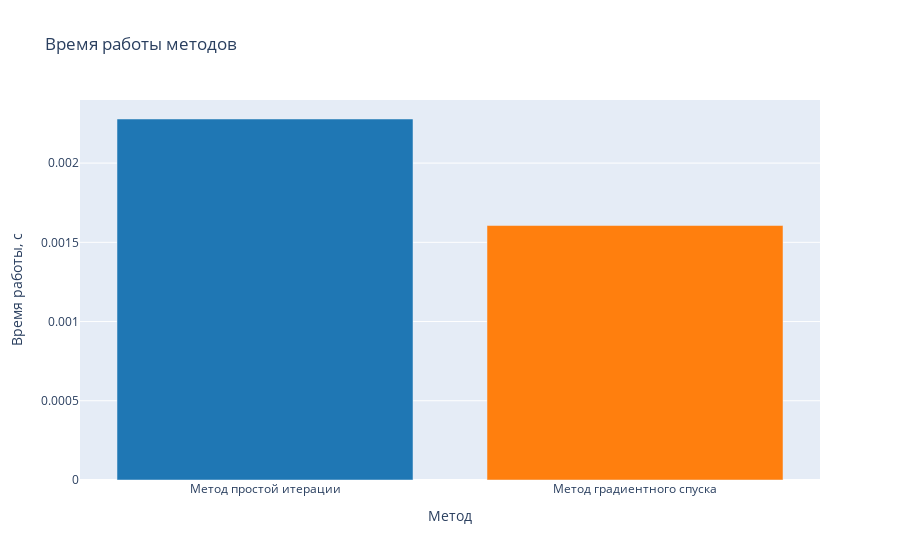

The notebook cell saved with this chart:
### Code cell
go.Figure(
    data=[
        go.Bar(
            x=["Метод простой итерации", "Метод градиентного спуска"],
            y=[simple_iteration_time, gradient_descent_time],
            name="Время работы",
            marker=dict(
                color=["#1f77b4", "#ff7f0e"],
            ),
        ),
    ],
    layout=go.Layout(
        title="Время работы методов",
        xaxis_title="Метод",
        yaxis_title="Время работы, с",
    ),
).show()

### Figure 1 — Plotly figure (JSON) as saved in the notebook; plotly's stock layout.template omitted (floating-point values rounded to 4 significant figures)
{"data": [{"marker": {"color": ["#1f77b4", "#ff7f0e"]}, "name": "Время работы", "type": "bar", "x": ["Метод простой итерации", "Метод градиентного спуска"], "y": [0.002278, 0.001606]}], "layout": {"title": {"text": "Время работы методов"}, "xaxis": {"title": {"text": "Метод"}}, "yaxis": {"title": {"text": "Время работы, с"}}}}
